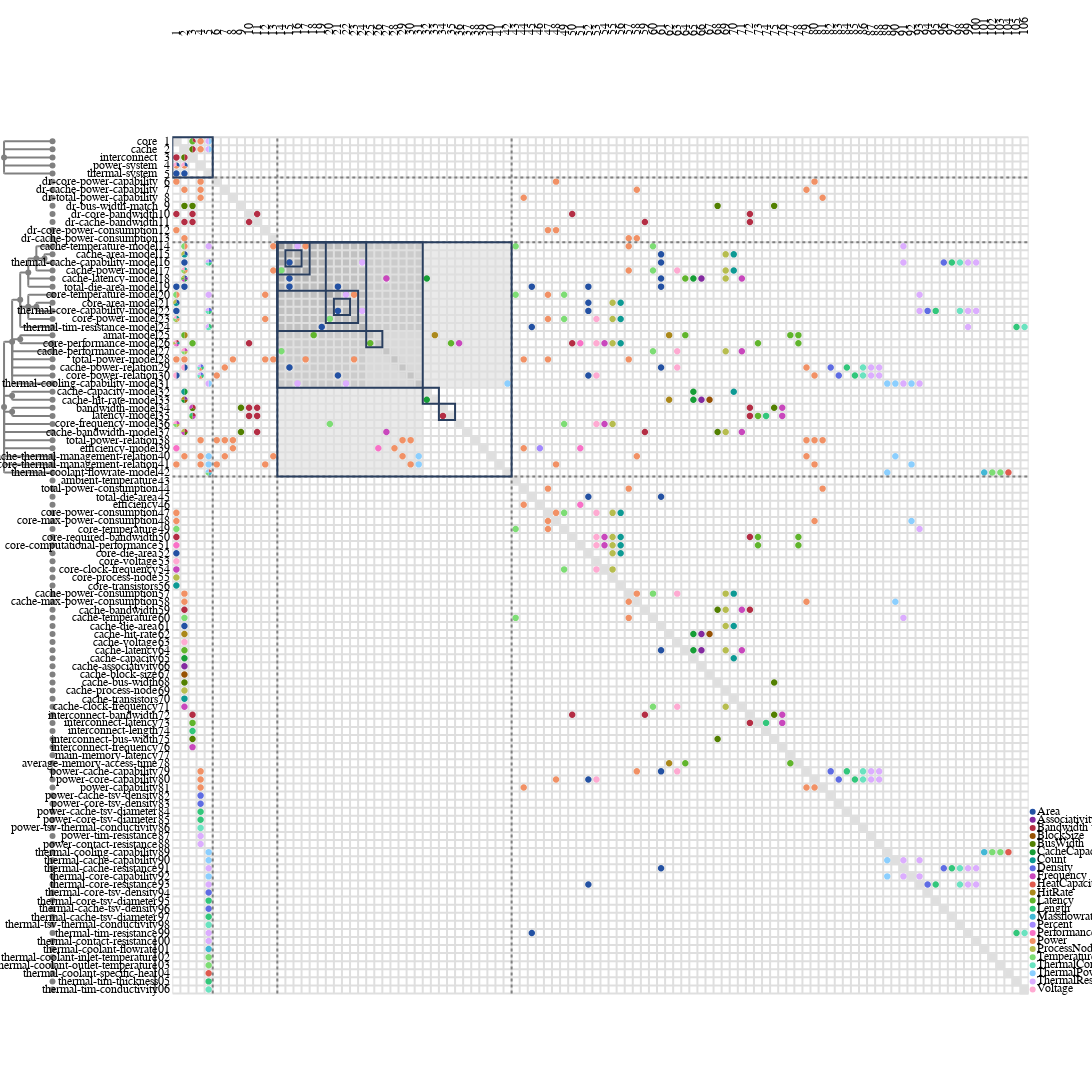

Notebook source saved alongside this figure:
### Code cell
from ragraph.analysis import heuristics

# Cluster components
heuristics.markov_gamma(
    graph=graph,
    alpha=1,     # Expension parameter.
    beta=1.1,    # Inflation parameter.
    mu=1.8,      # Evaporation parameter.
    gamma=1.2,   # Bus detection parameter.
    leafs = [node.name for node in graph.nodes if node.kind == "relation_spec" and node.is_leaf],
    inplace=True
)

# Reloaded MDM based on clustered graph.
figure = raesl.plot.mdm(
    graph,
    # node_kinds=["component", "variable", "function_spec", "design_spec", "relation_spec"],
    # edge_kinds=["functional_dependency", "mapping_dependency"],
    depth=10,
)

figure
